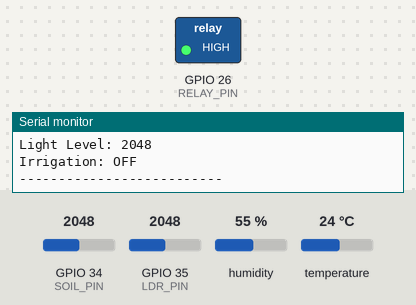
Simulated run of this sketch. Board: ESP32. Shown: switched loads named in the sketch (green lamp = pin HIGH), the last lines printed to the serial monitor. The inputs (shaded band) are chosen by the test bench; at power-on: GPIO 34 (SOIL_PIN) = 2048, GPIO 35 (LDR_PIN) = 2048, humidity 55 %, temperature 24 °C.

Above: at 3.8 s.
3.9 s: GPIO 34 (SOIL_PIN) set to 2431
7.8 s: GPIO 34 (SOIL_PIN) set to 2548
At 10.0 s:
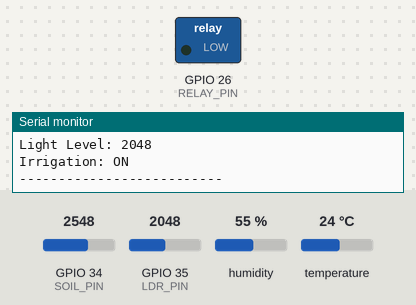
11.7 s: GPIO 34 (SOIL_PIN) set to 2460
At 13.5 s:
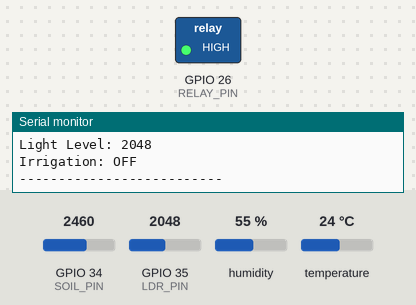
15.6 s: GPIO 34 (SOIL_PIN) set to 2540
At 19.2 s:
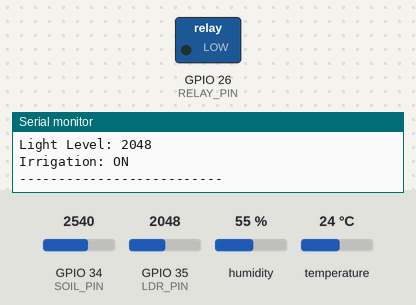
Timing chart, 0 to 20.7 s (numbered marks = the images above; inputs shaded):
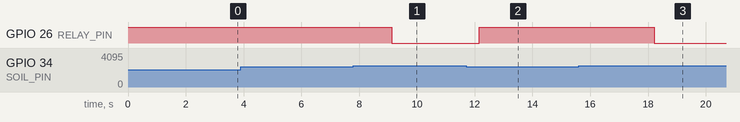

Measured:
- the behaviour switches between 2500 and 2501 on GPIO 34 (SOIL_PIN) (found by bisection; images 0 and 1)
- after the input at 7.8 s, GPIO 26 (RELAY_PIN): HIGH → LOW after 1.3 s
- after the input at 11.7 s, GPIO 26 (RELAY_PIN): LOW → HIGH after 0.45 s
- after the input at 15.6 s, GPIO 26 (RELAY_PIN): HIGH → LOW after 2.6 s

The sketch:

combine-testing.ino
```cpp
#include "DHT.h"

#define DHTPIN 4
#define DHTTYPE DHT11
#define SOIL_PIN 34
#define LDR_PIN 35
#define RELAY_PIN 26

DHT dht(DHTPIN, DHTTYPE);

void setup() {
  Serial.begin(115200);
  dht.begin();

  pinMode(RELAY_PIN, OUTPUT);
  digitalWrite(RELAY_PIN, HIGH); // Pump OFF (active LOW relay)
}

void loop() {
  float temp = dht.readTemperature();
  float hum = dht.readHumidity();
  int soil = analogRead(SOIL_PIN);
  int light = analogRead(LDR_PIN);

  Serial.println("------ SENSOR DATA ------");
  Serial.print("Temperature: "); Serial.print(temp); Serial.println(" °C");
  Serial.print("Humidity: "); Serial.print(hum); Serial.println(" %");
  Serial.print("Soil Moisture: "); Serial.println(soil);
  Serial.print("Light Level: "); Serial.println(light);

  // Simple irrigation rule
  if (soil > 2500) {  // Dry soil
    digitalWrite(RELAY_PIN, LOW);  // Pump ON
    Serial.println("Irrigation: ON");
  } else {
    digitalWrite(RELAY_PIN, HIGH); // Pump OFF
    Serial.println("Irrigation: OFF");
  }

  Serial.println("--------------------------\n");
  delay(3000);
}
```
